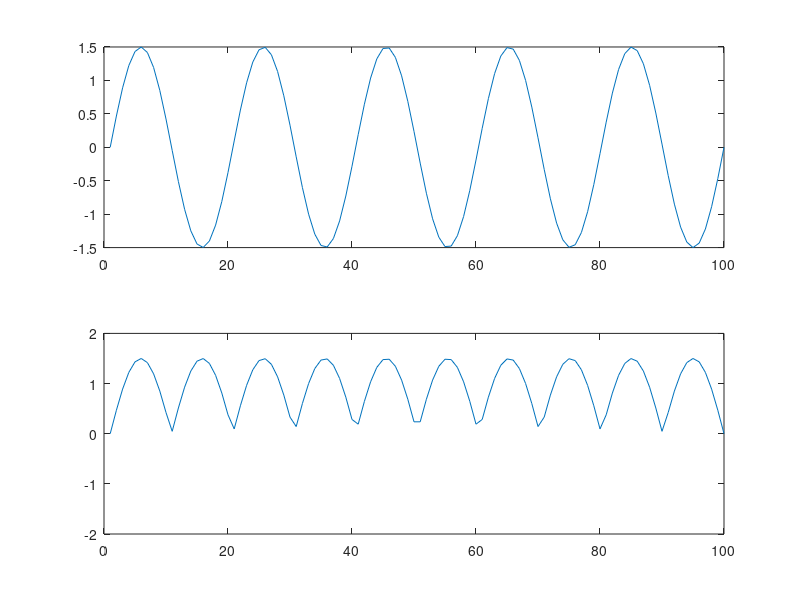

Write the MATLAB code that produced this figure.
l=linspace(0,10,100);%genereaza un vector cu 100 de puncte egal distantate intre 0 si 10
s=1.5*sin(2*pi*50*l);%functia semnalului
subplot(211)
plot(s);%reprezentarea grafica a lui s


for t=1:100
    if 1.5*sin(2*pi*50*l(t))<=0         
        s(t)=-1.5*sin(2*pi*50*l(t));        %pentru fiecare punct de la 0 la 100 se verifica   
    else                                    %daca semnalul devine negativ, in acest caz reprezentarea sa fiind 0.
        s(t) = 1.5*sin(2*pi*50*l(t));
        
    end
end
subplot(212)
plot(s);%reprezentarea grafica a lui s
axis([0 100 -2 2])